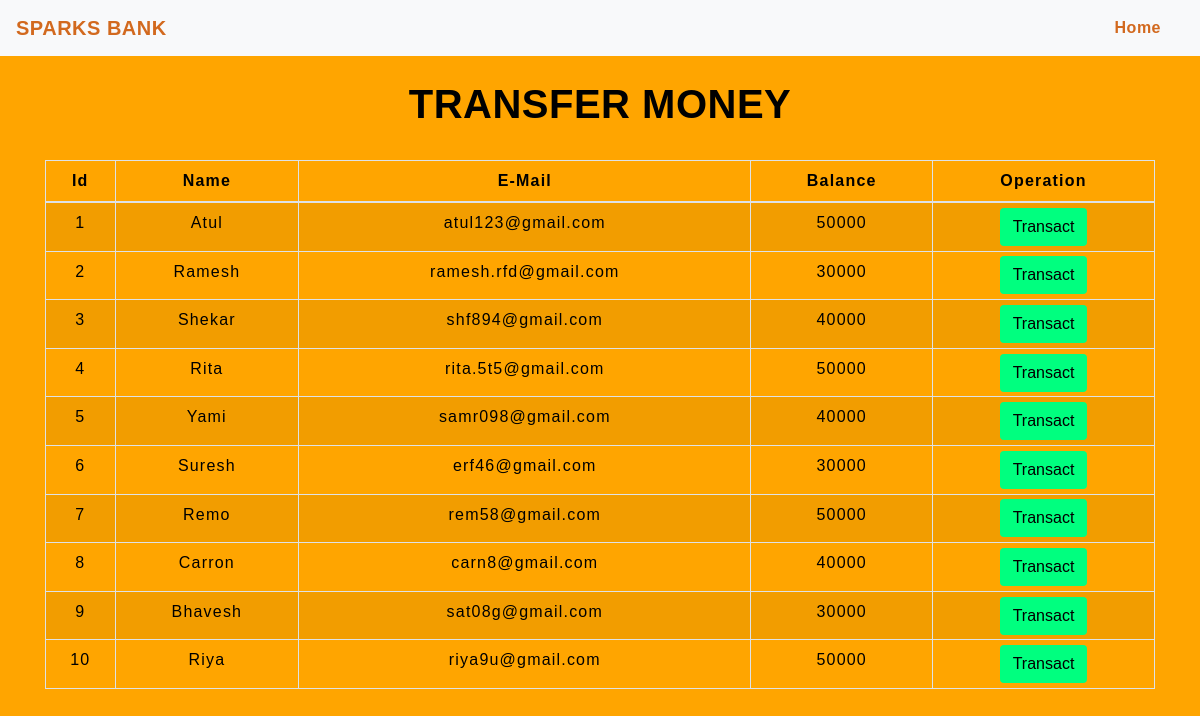
The app's page /transfermoney.php with its own data.
### tables this page shows
CREATE TABLE `users` (
  `id` int(3) NOT NULL,
  `name` text NOT NULL,
  `email` varchar(30) NOT NULL,
  `balance` int(8) NOT NULL
);

### transfermoney.php (the view, shortened to what this page needs)
<!DOCTYPE html>
<html lang="en">
<head>
    <link rel="stylesheet" href="https://maxcdn.bootstrapcdn.com/bootstrap/4.0.0/css/bootstrap.min.css">
    <link rel="stylesheet" type="text/css" href="css/table.css">
    <link rel="stylesheet" type="text/css" href="css/navbar.css">
</head>
<body style="background-color : #FFA500;">
<?php
    include 'config.php';
    $sql = "SELECT * FROM users";
    $result = mysqli_query($conn,$sql);
?>
<?php
  include 'navbar.php';
?>
<div class="container">
        <h2 class="text-center pt-4" style="color : black;"><b>TRANSFER MONEY</b></h2>
        <br>
            <div class="row">
                <div class="col">
                    <div class="table-responsive-sm">
                    <table class="table table-hover table-sm table-striped table-condensed table-bordered" style="border-color:black;">
                        <thead style="color : black;">
                            <tr>
                            <th scope="col" class="text-center py-2">Id</th>
                            <th scope="col" class="text-center py-2">Name</th>
                            <th scope="col" class="text-center py-2">E-Mail</th>
                            <th scope="col" class="text-center py-2">Balance</th>
                            <th scope="col" class="text-center py-2">Operation</th>
                            </tr>
                        </thead>
                        <tbody>
                <?php
                    while($rows=mysqli_fetch_assoc($result)){
                ?>
                    <tr style="color : black;">
                        <td class="py-2"><?php echo $rows['id'] ?></td>
                        <td class="py-2"><?php echo $rows['name']?></td>
                        <td class="py-2"><?php echo $rows['email']?></td>
                        <td class="py-2"><?php echo $rows['balance']?></td>
                        <td><a href="selecteduserdetail.php?id= <?php echo $rows['id'] ;?>"> <button type="button" class="btn" style="background-color : #00FF7F;">Transact</button></a></td>
                    </tr>
                <?php
                    }
                ?>
                        </tbody>
                    </table>
                    </div>
                </div>
            </div>
         </div>
</body>
</html>

### navbar.php (shortened to what this page needs)
<nav class="navbar navbar-expand-md navbar-light bg-light">
<a class="navbar-brand" href="index.php" style="color : #D2691E;"><b>SPARKS BANK</b></a>
<div class="collapse navbar-collapse" id="collapsibleNavbar">
      <ul class="navbar-nav ml-auto">
        <li class="nav-item">
          <a class="nav-link" href="index.php" style="color : #D2691E;"><b>Home</b></a>
        </li>
    </div>
 </nav>

### css/table.css (style rules this page uses)
* { padding: 0; margin: 0; box-sizing: border-box; font-family: sans-serif; }
h2 { font-size: 40px; }
table { letter-spacing: 1.2px; }
td { text-align: center; }
button { border:none; background: #d9d9d9; transition: 1s; }

### css/navbar.css (style rules this page uses)
.nav-link { margin-right: 15px; color:#2F363F; letter-spacing: 0.5px; transition: 0.5s; }
.navbar-brand { color: #4C4B4B; letter-spacing: 0.5px; }
h2 { color: #4C4B4B; letter-spacing: 0.5px; font-family: raleway; }

### transfermoney.php (style rules this page uses)
button { transition: 1.5s; }

### records on screen
users: id "1", name "Atul", email "atul123@gmail.com", balance "50000"
users: id "2", name "Ramesh", email "ramesh.rfd@gmail.com", balance "30000"
users: id "3", name "Shekar", email "shf894@gmail.com", balance "40000"
users: id "4", name "Rita", email "rita.5t5@gmail.com", balance "50000"
users: id "5", name "Yami", email "samr098@gmail.com", balance "40000"
users: id "6", name "Suresh", email "erf46@gmail.com", balance "30000"
users: id "7", name "Remo", email "rem58@gmail.com", balance "50000"
users: id "8", name "Carron", email "carn8@gmail.com", balance "40000"
users: id "9", name "Bhavesh", email "sat08g@gmail.com", balance "30000"
users: id "10", name "Riya", email "riya9u@gmail.com", balance "50000"
